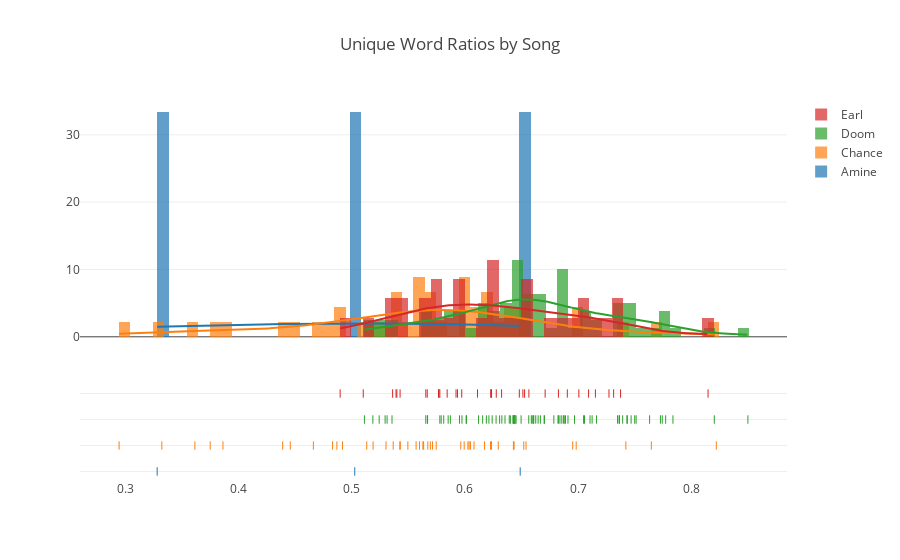

The notebook cell this image was saved under:
### Code cell
unique_words_hist(sub_works.values(), song_or_verse='song')

### Figure 1 — Plotly figure (JSON) as saved in the notebook; plotly's stock layout.template omitted (floating-point values rounded to 4 significant figures; data arrays with more than 128 entries replaced by an {"elided": "..."} marker saying what was removed)
{"data": [{"autobinx": false, "histnorm": "probability density", "legendgroup": "Amine", "marker": {"color": "rgb(31, 119, 180)"}, "name": "Amine", "opacity": 0.7, "type": "histogram", "x": [0.6489, 0.5027, 0.3282], "xaxis": "x1", "xbins": {"end": 0.6489, "size": 0.01, "start": 0.3282}, "yaxis": "y1"}, {"autobinx": false, "histnorm": "probability density", "legendgroup": "Chance", "marker": {"color": "rgb(255, 127, 14)"}, "name": "Chance", "opacity": 0.7, "type": "histogram", "x": [0.5635, 0.5599, 0.6295, 0.3615, 0.3323, 0.5746, 0.6173, 0.6952, 0.7647, 0.6235, 0.652, 0.6983, 0.3862, 0.5189, 0.6037, 0.608, 0.5426, 0.5496, 0.6429, 0.4831, 0.8221, 0.5629, 0.5367, 0.5429, 0.4918, 0.5964, 0.7422, 0.5133, 0.439, 0.2945, 0.4457, 0.4661, 0.654, 0.5714, 0.5994, 0.4869, 0.6027, 0.375, 0.5303, 0.5695, 0.6049, 0.6434, 0.5672, 0.5569, 0.6226], "xaxis": "x1", "xbins": {"end": 0.8221, "size": 0.01, "start": 0.2945}, "yaxis": "y1"}, {"autobinx": false, "histnorm": "probability density", "legendgroup": "Doom", "marker": {"color": "rgb(44, 160, 44)"}, "name": "Doom", "opacity": 0.7, "type": "histogram", "x": [0.5654, 0.6564, 0.6354, 0.7774, 0.6014, 0.85, 0.6703, 0.684, 0.8203, 0.5872, 0.7056, 0.7105, 0.7432, 0.6442, 0.6442, 0.6497, 0.6307, 0.7366, 0.6452, 0.567, 0.6424, 0.6392, 0.6889, 0.6647, 0.579, 0.6212, 0.5974, 0.6587, 0.6241, 0.7727, 0.6856, 0.6872, 0.5852, 0.6402, 0.6608, 0.5952, 0.6011, 0.619, 0.5813, 0.6327, 0.5243, 0.7632, 0.5295, 0.5356, 0.5669, 0.643, 0.6594, 0.5187, 0.5779, 0.5312, 0.7435, 0.5112, 0.6825, 0.75, 0.6157, 0.7513, 0.7162, 0.6667, 0.6968, 0.6432, 0.7838, 0.6877, 0.6823, 0.7394, 0.6786, 0.6433, 0.7348, 0.7744, 0.6911, 0.7124, 0.6121, 0.6605, 0.67, 0.7362, 0.6435, 0.7468, 0.6276, 0.6626, 0.7048], "xaxis": "x1", "xbins": {"end": 0.85, "size": 0.01, "start": 0.5112}, "yaxis": "y1"}, {"autobinx": false, "histnorm": "probability density", "legendgroup": "Earl", "marker": {"color": "rgb(214, 39, 40)"}, "name": "Earl", "opacity": 0.7, "type": "histogram", "x": [0.5922, 0.4898, 0.5102, 0.6905, 0.6324, 0.7093, 0.6565, 0.5972, 0.5779, 0.7314, 0.5399, 0.6277, 0.6235, 0.6111, 0.6481, 0.6229, 0.5843, 0.577, 0.7153, 0.5427, 0.5655, 0.5935, 0.5767, 0.5361, 0.5668, 0.6709, 0.7273, 0.6527, 0.6826, 0.7007, 0.5392, 0.7375, 0.6512, 0.8148, 0.6232], "xaxis": "x1", "xbins": {"end": 0.8148, "size": 0.01, "start": 0.4898}, "yaxis": "y1"}, {"legendgroup": "Amine", "marker": {"color": "rgb(31, 119, 180)"}, "mode": "lines", "name": "Amine", "showlegend": false, "type": "scatter", "x": {"elided": "500 float values"}, "xaxis": "x1", "y": {"elided": "500 float values"}, "yaxis": "y1"}, {"legendgroup": "Chance", "marker": {"color": "rgb(255, 127, 14)"}, "mode": "lines", "name": "Chance", "showlegend": false, "type": "scatter", "x": {"elided": "500 float values"}, "xaxis": "x1", "y": {"elided": "500 float values"}, "yaxis": "y1"}, {"legendgroup": "Doom", "marker": {"color": "rgb(44, 160, 44)"}, "mode": "lines", "name": "Doom", "showlegend": false, "type": "scatter", "x": {"elided": "500 float values"}, "xaxis": "x1", "y": {"elided": "500 float values"}, "yaxis": "y1"}, {"legendgroup": "Earl", "marker": {"color": "rgb(214, 39, 40)"}, "mode": "lines", "name": "Earl", "showlegend": false, "type": "scatter", "x": {"elided": "500 float values"}, "xaxis": "x1", "y": {"elided": "500 float values"}, "yaxis": "y1"}, {"legendgroup": "Amine", "marker": {"color": "rgb(31, 119, 180)", "symbol": "line-ns-open"}, "mode": "markers", "name": "Amine", "showlegend": false, "text": [0.6489, 0.5027, 0.3282], "type": "scatter", "x": [0.6489, 0.5027, 0.3282], "xaxis": "x1", "y": ["Amine", "Amine", "Amine"], "yaxis": "y2"}, {"legendgroup": "Chance", "marker": {"color": "rgb(255, 127, 14)", "symbol": "line-ns-open"}, "mode": "markers", "name": "Chance", "showlegend": false, "text": [0.5635, 0.5599, 0.6295, 0.3615, 0.3323, 0.5746, 0.6173, 0.6952, 0.7647, 0.6235, 0.652, 0.6983, 0.3862, 0.5189, 0.6037, 0.608, 0.5426, 0.5496, 0.6429, 0.4831, 0.8221, 0.5629, 0.5367, 0.5429, 0.4918, 0.5964, 0.7422, 0.5133, 0.439, 0.2945, 0.4457, 0.4661, 0.654, 0.5714, 0.5994, 0.4869, 0.6027, 0.375, 0.5303, 0.5695, 0.6049, 0.6434, 0.5672, 0.5569, 0.6226], "type": "scatter", "x": [0.5635, 0.5599, 0.6295, 0.3615, 0.3323, 0.5746, 0.6173, 0.6952, 0.7647, 0.6235, 0.652, 0.6983, 0.3862, 0.5189, 0.6037, 0.608, 0.5426, 0.5496, 0.6429, 0.4831, 0.8221, 0.5629, 0.5367, 0.5429, 0.4918, 0.5964, 0.7422, 0.5133, 0.439, 0.2945, 0.4457, 0.4661, 0.654, 0.5714, 0.5994, 0.4869, 0.6027, 0.375, 0.5303, 0.5695, 0.6049, 0.6434, 0.5672, 0.5569, 0.6226], "xaxis": "x1", "y": ["Chance", "Chance", "Chance", "Chance", "Chance", "Chance", "Chance", "Chance", "Chance", "Chance", "Chance", "Chance", "Chance", "Chance", "Chance", "Chance", "Chance", "Chance", "Chance", "Chance", "Chance", "Chance", "Chance", "Chance", "Chance", "Chance", "Chance", "Chance", "Chance", "Chance", "Chance", "Chance", "Chance", "Chance", "Chance", "Chance", "Chance", "Chance", "Chance", "Chance", "Chance", "Chance", "Chance", "Chance", "Chance"], "yaxis": "y2"}, {"legendgroup": "Doom", "marker": {"color": "rgb(44, 160, 44)", "symbol": "line-ns-open"}, "mode": "markers", "name": "Doom", "showlegend": false, "text": [0.5654, 0.6564, 0.6354, 0.7774, 0.6014, 0.85, 0.6703, 0.684, 0.8203, 0.5872, 0.7056, 0.7105, 0.7432, 0.6442, 0.6442, 0.6497, 0.6307, 0.7366, 0.6452, 0.567, 0.6424, 0.6392, 0.6889, 0.6647, 0.579, 0.6212, 0.5974, 0.6587, 0.6241, 0.7727, 0.6856, 0.6872, 0.5852, 0.6402, 0.6608, 0.5952, 0.6011, 0.619, 0.5813, 0.6327, 0.5243, 0.7632, 0.5295, 0.5356, 0.5669, 0.643, 0.6594, 0.5187, 0.5779, 0.5312, 0.7435, 0.5112, 0.6825, 0.75, 0.6157, 0.7513, 0.7162, 0.6667, 0.6968, 0.6432, 0.7838, 0.6877, 0.6823, 0.7394, 0.6786, 0.6433, 0.7348, 0.7744, 0.6911, 0.7124, 0.6121, 0.6605, 0.67, 0.7362, 0.6435, 0.7468, 0.6276, 0.6626, 0.7048], "type": "scatter", "x": [0.5654, 0.6564, 0.6354, 0.7774, 0.6014, 0.85, 0.6703, 0.684, 0.8203, 0.5872, 0.7056, 0.7105, 0.7432, 0.6442, 0.6442, 0.6497, 0.6307, 0.7366, 0.6452, 0.567, 0.6424, 0.6392, 0.6889, 0.6647, 0.579, 0.6212, 0.5974, 0.6587, 0.6241, 0.7727, 0.6856, 0.6872, 0.5852, 0.6402, 0.6608, 0.5952, 0.6011, 0.619, 0.5813, 0.6327, 0.5243, 0.7632, 0.5295, 0.5356, 0.5669, 0.643, 0.6594, 0.5187, 0.5779, 0.5312, 0.7435, 0.5112, 0.6825, 0.75, 0.6157, 0.7513, 0.7162, 0.6667, 0.6968, 0.6432, 0.7838, 0.6877, 0.6823, 0.7394, 0.6786, 0.6433, 0.7348, 0.7744, 0.6911, 0.7124, 0.6121, 0.6605, 0.67, 0.7362, 0.6435, 0.7468, 0.6276, 0.6626, 0.7048], "xaxis": "x1", "y": ["Doom", "Doom", "Doom", "Doom", "Doom", "Doom", "Doom", "Doom", "Doom", "Doom", "Doom", "Doom", "Doom", "Doom", "Doom", "Doom", "Doom", "Doom", "Doom", "Doom", "Doom", "Doom", "Doom", "Doom", "Doom", "Doom", "Doom", "Doom", "Doom", "Doom", "Doom", "Doom", "Doom", "Doom", "Doom", "Doom", "Doom", "Doom", "Doom", "Doom", "Doom", "Doom", "Doom", "Doom", "Doom", "Doom", "Doom", "Doom", "Doom", "Doom", "Doom", "Doom", "Doom", "Doom", "Doom", "Doom", "Doom", "Doom", "Doom", "Doom", "Doom", "Doom", "Doom", "Doom", "Doom", "Doom", "Doom", "Doom", "Doom", "Doom", "Doom", "Doom", "Doom", "Doom", "Doom", "Doom", "Doom", "Doom", "Doom"], "yaxis": "y2"}, {"legendgroup": "Earl", "marker": {"color": "rgb(214, 39, 40)", "symbol": "line-ns-open"}, "mode": "markers", "name": "Earl", "showlegend": false, "text": [0.5922, 0.4898, 0.5102, 0.6905, 0.6324, 0.7093, 0.6565, 0.5972, 0.5779, 0.7314, 0.5399, 0.6277, 0.6235, 0.6111, 0.6481, 0.6229, 0.5843, 0.577, 0.7153, 0.5427, 0.5655, 0.5935, 0.5767, 0.5361, 0.5668, 0.6709, 0.7273, 0.6527, 0.6826, 0.7007, 0.5392, 0.7375, 0.6512, 0.8148, 0.6232], "type": "scatter", "x": [0.5922, 0.4898, 0.5102, 0.6905, 0.6324, 0.7093, 0.6565, 0.5972, 0.5779, 0.7314, 0.5399, 0.6277, 0.6235, 0.6111, 0.6481, 0.6229, 0.5843, 0.577, 0.7153, 0.5427, 0.5655, 0.5935, 0.5767, 0.5361, 0.5668, 0.6709, 0.7273, 0.6527, 0.6826, 0.7007, 0.5392, 0.7375, 0.6512, 0.8148, 0.6232], "xaxis": "x1", "y": ["Earl", "Earl", "Earl", "Earl", "Earl", "Earl", "Earl", "Earl", "Earl", "Earl", "Earl", "Earl", "Earl", "Earl", "Earl", "Earl", "Earl", "Earl", "Earl", "Earl", "Earl", "Earl", "Earl", "Earl", "Earl", "Earl", "Earl", "Earl", "Earl", "Earl", "Earl", "Earl", "Earl", "Earl", "Earl"], "yaxis": "y2"}], "layout": {"barmode": "overlay", "hovermode": false, "legend": {"traceorder": "reversed"}, "title": "Unique Word Ratios by Song", "xaxis1": {"anchor": "y2", "domain": [0, 1], "zeroline": false}, "yaxis1": {"anchor": "free", "domain": [0.35, 1], "position": 0}, "yaxis2": {"anchor": "x1", "domain": [0, 0.25], "dtick": 1, "showticklabels": false}}}
